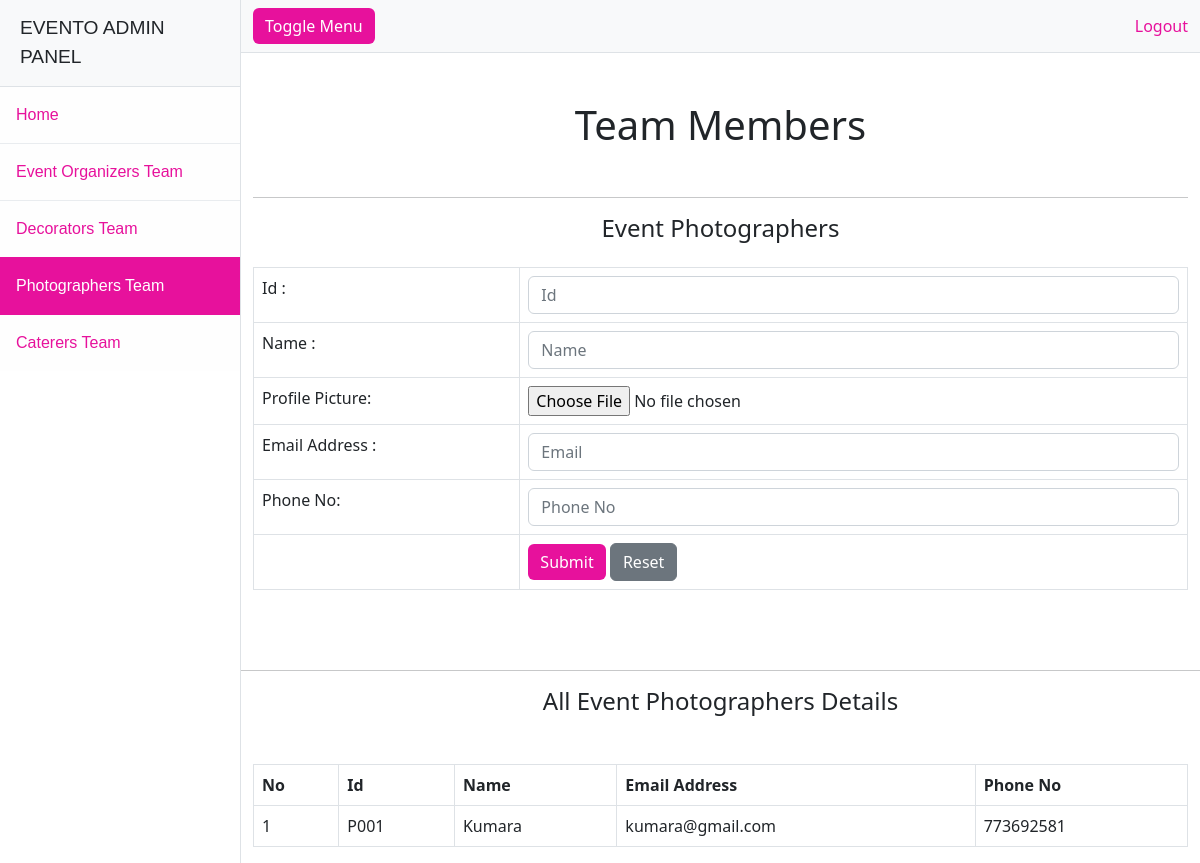
Screenshot of /admin/photographers.php with the database file from the repository.
### tables this page shows
CREATE TABLE `photographer` (
  `photographer_id` varchar(100) NOT NULL,
  `photographer_name` varchar(100) NOT NULL,
  `photographer_email` varchar(100) NOT NULL,
  `photographer_phone_no` int(10) NOT NULL,
  `event_id` varchar(100) NOT NULL,
  `image` mediumblob NOT NULL
);

### admin/photographers.php (the view, shortened to what this page needs)
<!DOCTYPE html>
<html lang="en">
<head>
    <link rel="stylesheet" href="https://cdnjs.cloudflare.com/ajax/libs/bootstrap/5.3.0/css/bootstrap.min.css">
    <link rel="stylesheet" type="text/css" href="css/admin.css">
</head>
<body>
    <div class="d-flex" id="wrapper">
        <div class="border-end bg-white" id="sidebar-wrapper" style="position: static; font-family: Arial, sans-serif;">
            <div class="sidebar-heading border-bottom bg-light">EVENTO ADMIN PANEL</div>
            <div class="list-group list-group-flush">
                <a class="list-group-item list-group-item-action list-group-item-light p-3" href="index.php">Home</a>
                <a class="list-group-item list-group-item-action list-group-item-light p-3" href="organizers.php">Event Organizers Team</a>
                <a class="list-group-item list-group-item-action list-group-item-light p-3" href="decorators.php">Decorators Team</a>
                <a class="list-group-item list-group-item-action list-group-item-light p-3 active" href="photographers.php">Photographers Team</a>
                <a class="list-group-item list-group-item-action list-group-item-light p-3" href="caterers.php">Caterers Team</a>
            </div>
        </div>
        <div id="page-content-wrapper">
            <nav class="navbar navbar-expand-lg navbar-light bg-light border-bottom">
                <div class="container-fluid">
                    <button class="btn btn-primary  log-btn" id="sidebarToggle">Toggle Menu</button>
                    <div class="collapse navbar-collapse" id="navbarSupportedContent">
                        <ul class="navbar-nav ms-auto mt-2 mt-lg-0">
                            <a class="dropdown-item logout" href="logout.php">Logout</a>
                        </ul>
                    </div>
                </div>
            </nav>
            <div class="container mt-5">
                <h1 class="text-center">Team Members</h1>
                <br>
                <hr>
                <h4 class="text-center">Event Photographers</h4>
                <form action="insertPhotographers.php" method="post">
                    <table class="table table-bordered mt-4">
                        <tr>
                            <td>Id :</td>
                            <td><input type="text" name="id" class="form-control" placeholder="Id"></td>
                        </tr>
                        <tr>
                            <td>Name :</td>
                            <td><input type="text" name="name" class="form-control" placeholder="Name"></td>
                        </tr>
                        <tr>
                            <td>Profile Picture:</td>
                            <td><input type="file" name="image" class="form-control-file"></td>
                        </tr>
                        <tr>
                            <td>Email Address :</td>
                            <td><input type="mail" name="email" class="form-control" placeholder="Email"></td>
                        </tr>
                        <tr>
                            <td>Phone No:</td>
                            <td><input type="text" name="phone_no" class="form-control" placeholder="Phone No"></td>
                        </tr>
                        <tr>
                            <td></td>
                            <td>
                                <input type="submit" value="Submit" class="btn btn-primary  log-btn">
                                <input type="reset" value="Reset" class="btn btn-secondary">
                            </td>
                        </tr>
                    </table>
                </form>
            </div>
            <br><br>
            <hr>
            <h4 class="text-center"> All Event Photographers Details</h4>
            <div class="container mt-5">
                <?php
                $db = mysqli_connect("localhost", "root", "", "event_planner");
                $query = "select * from photographer";
                $result = mysqli_query($db, $query);
                ?>
                <table class="table table-bordered mt-4">
                    <tr>
                        <th>No</th>
                        <th>Id</th>
                        <th>Name</th>
                        <th>Email Address</th>
                        <th>Phone No</th>
                    </tr>
                    <?php
                    $rowNumber = 1;
                    while ($row = mysqli_fetch_assoc($result)) {
                    ?>
                        <tr>
                            <td>
                                <?php echo $rowNumber++; ?>
                            </td>
                            <td>
                                <?php echo $row["photographer_id"]; ?>
                            </td>
                            <td>
                                <?php echo $row["photographer_name"]; ?>
                            </td>
                            <td>
                                <?php echo $row["photographer_email"]; ?>
                            </td>
                            <td>
                                <?php echo $row["photographer_phone_no"]; ?>
                            </td>
                        </tr>
                    <?php
                    }
                    ?>
                </table>
            </div>
        </div>
    </div>
</body>
</html>

### rows the page displays
photographer: photographer_id "P001", photographer_name "Kumara", photographer_email "kumara@gmail.com", photographer_phone_no "773692581"
